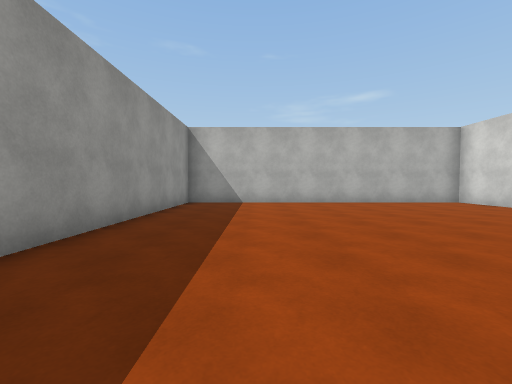
view 1 (above)

24 first-person views from a walk through a 3-D level made in the Unity game engine. The camera is 1.3 m above the floor, tilts 2° down and sees 90° across. The floor is counted in squares, 2 m on a side. Each view is taken from the middle of a square. On the plan, view 1 faces up. The plan holds only what a view shows up to about 9 squares ahead; the rest is blank. The place goes on beyond the plan. The player is left out. Surface patterns are stand-ins for the level's own textures.

view 2
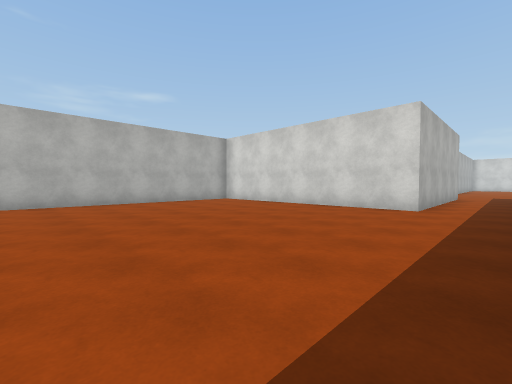

view 3
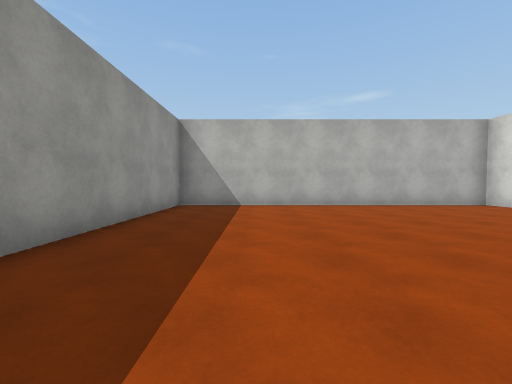

view 4
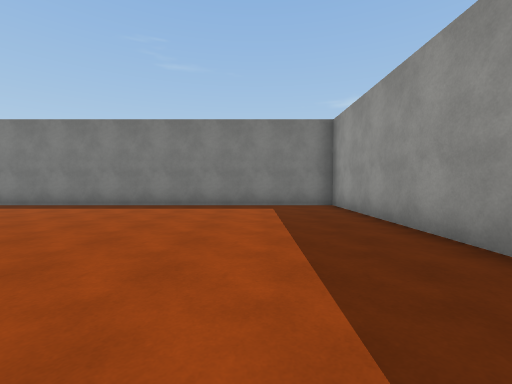

view 5
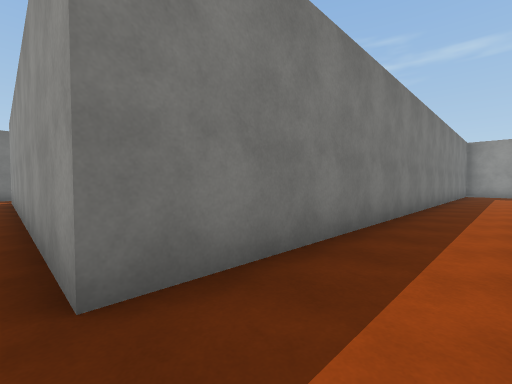

view 6
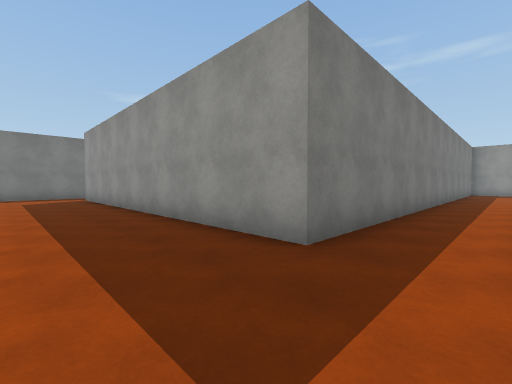

view 7
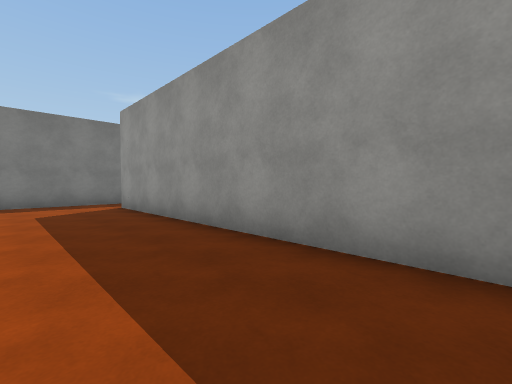

view 8
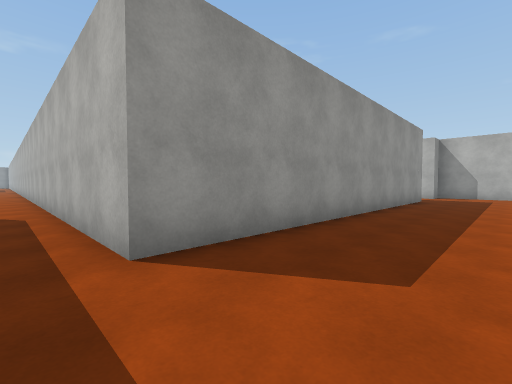

view 9
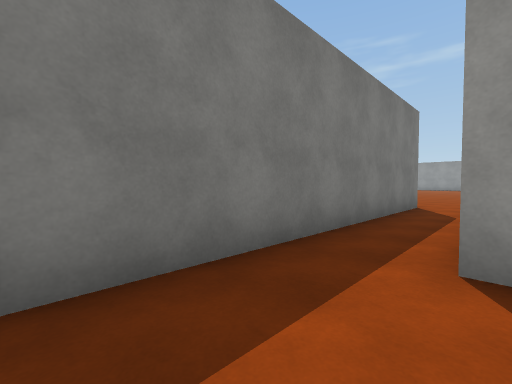

view 10
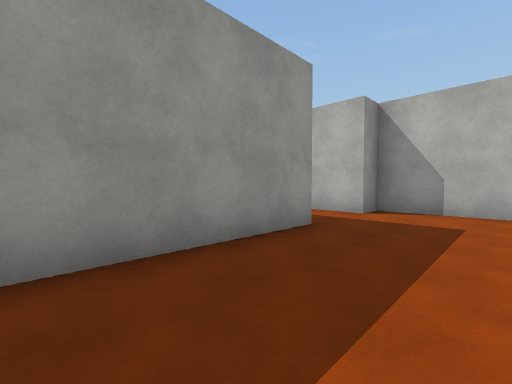

view 11
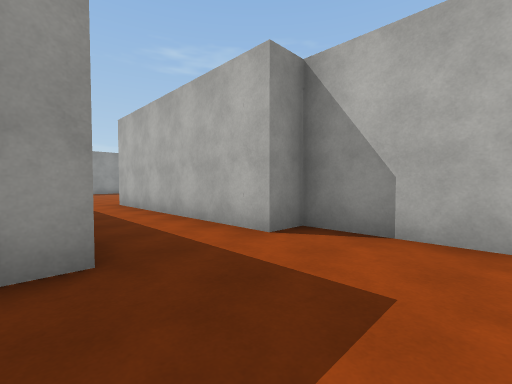

view 12
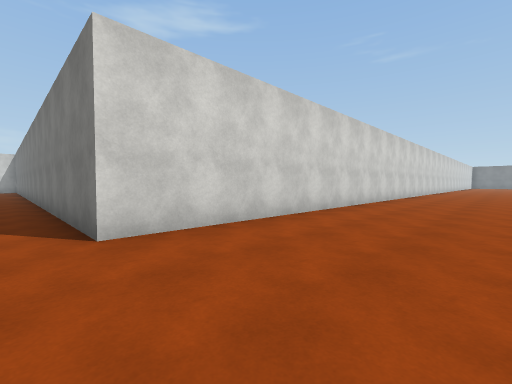

view 13
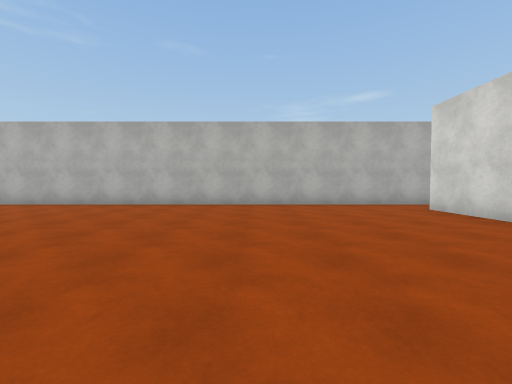

view 14
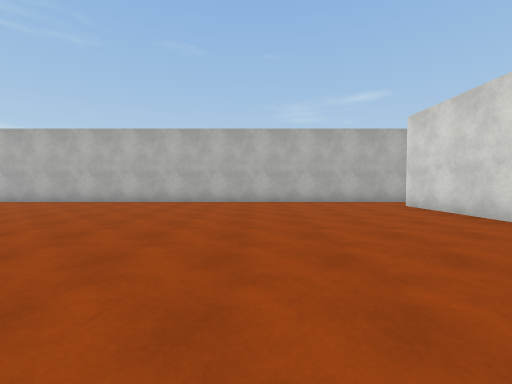

view 15
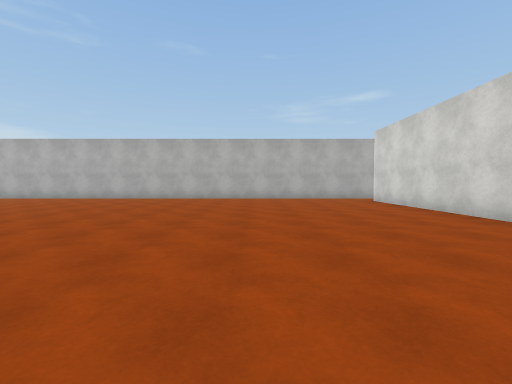

view 16
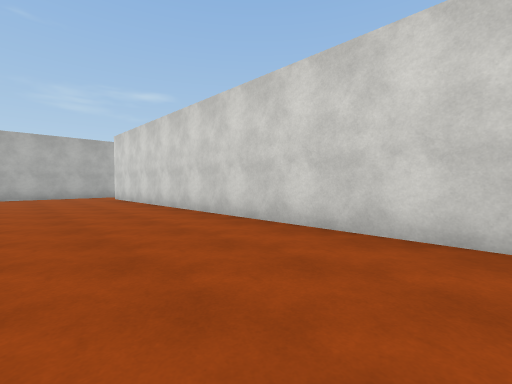

view 17
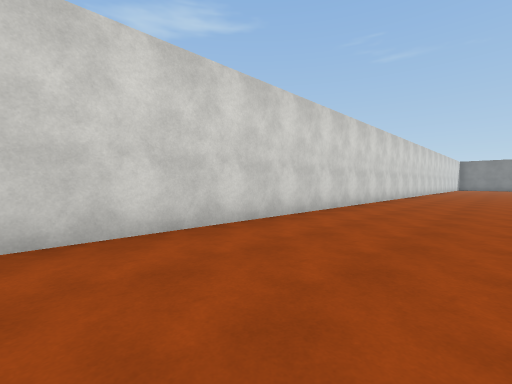

view 18
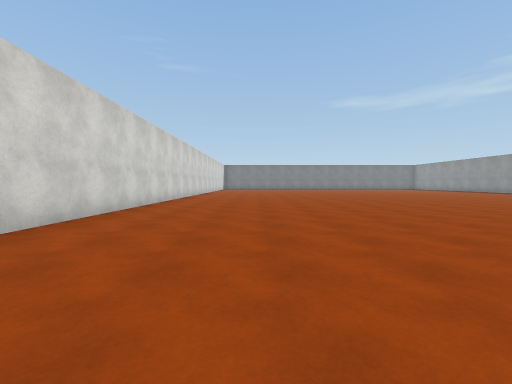

view 19
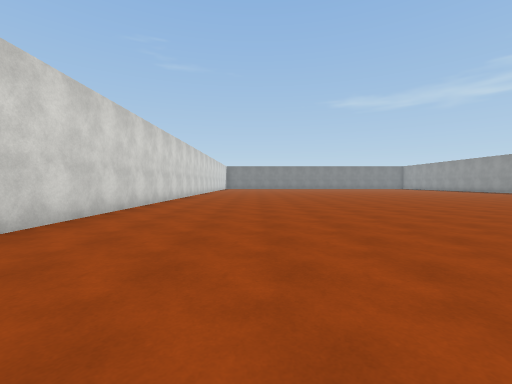

view 20
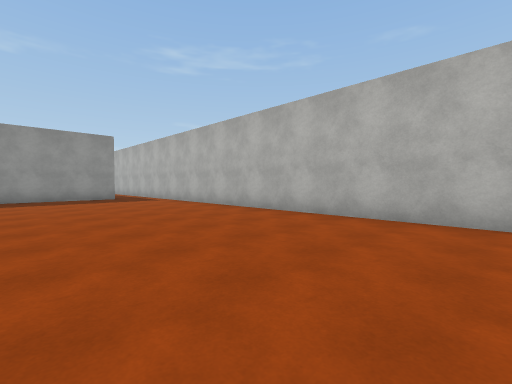

view 21
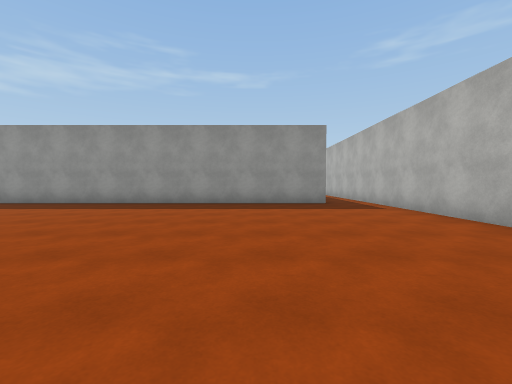

view 22
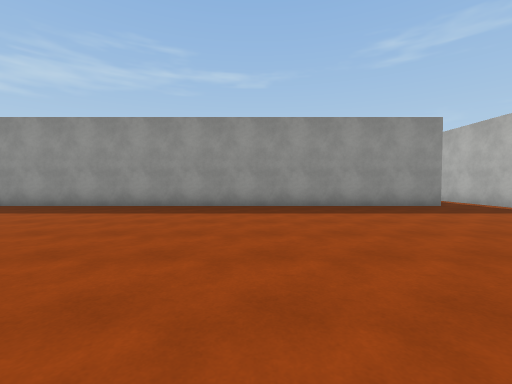

view 23
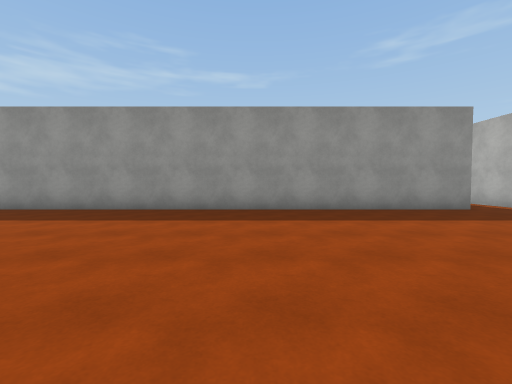

view 24
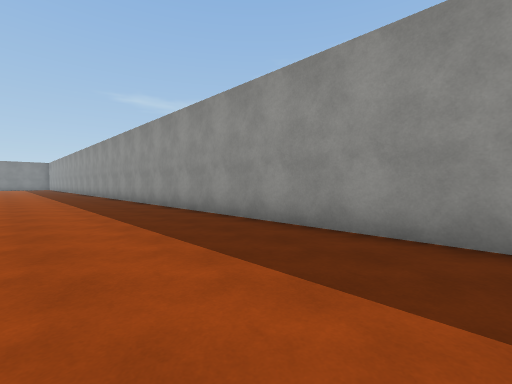

### Floor plan
Points are (right, up) in squares from view 1. A wall is a line through its corners. A room is listed if a view was taken in it or the views show most of it. See-through windows are left out.
Room 1 (views 1, 2, 3, 4)
walls: (6.8, 1.5) (6.8, 8.5) (-2.2, 8.5) (-2.2, -0.5) (5.5, -0.5)
ways out: opening at (6.5, 0.5) to room 2
Room 2 (views 5, 6, 7, 8, 9, 10, 11)
walls: (15.1, 2.3) (12.8, 2.3) (12.8, 1.5) (6.8, 1.5); (5.5, -0.5) (12.8, -0.5) (12.8, -10.2) (7.6, -10.2); (7.2, -11.7) (15.5, -11.7)
ways out: opening at (6.5, 0.5) to room 1; opening at (8, -11) to room 3
Room 3 (views 12, 13, 14, 15, 16, 17, 18, 19, 20, 21, 22, 23, 24)
walls: (-12.3, -11.6) (-12.3, -28.5); (7.2, -32) (7.2, -11.7); (7.6, -10.2) (-14.1, -10.2)
ways out: opening at (8, -11) to room 2

Positions as (right, up) in squares from view 1, and headings:
1: (0, 0), facing up
2: (0, 0), facing up-right
3: (0, 1), facing up
4: (0, 7), facing down
5: (13, 1), facing down-left
6: (15, 1), facing down-left
7: (15, -3), facing down-left
8: (15, -11), facing up-left
9: (15, -10), facing down-left
10: (15, -4), facing up-left
11: (15, -1), facing up-left
12: (4, -11), facing down-right
13: (3, -18), facing up
14: (3, -19), facing up
15: (3, -21), facing up
16: (4, -23), facing up-right
17: (4, -21), facing down-right
18: (4, -23), facing down
19: (4, -21), facing down
20: (-1, -15), facing up-left
21: (-4, -14), facing left
22: (-5, -17), facing left
23: (-6, -17), facing left
24: (-9, -19), facing down-left
